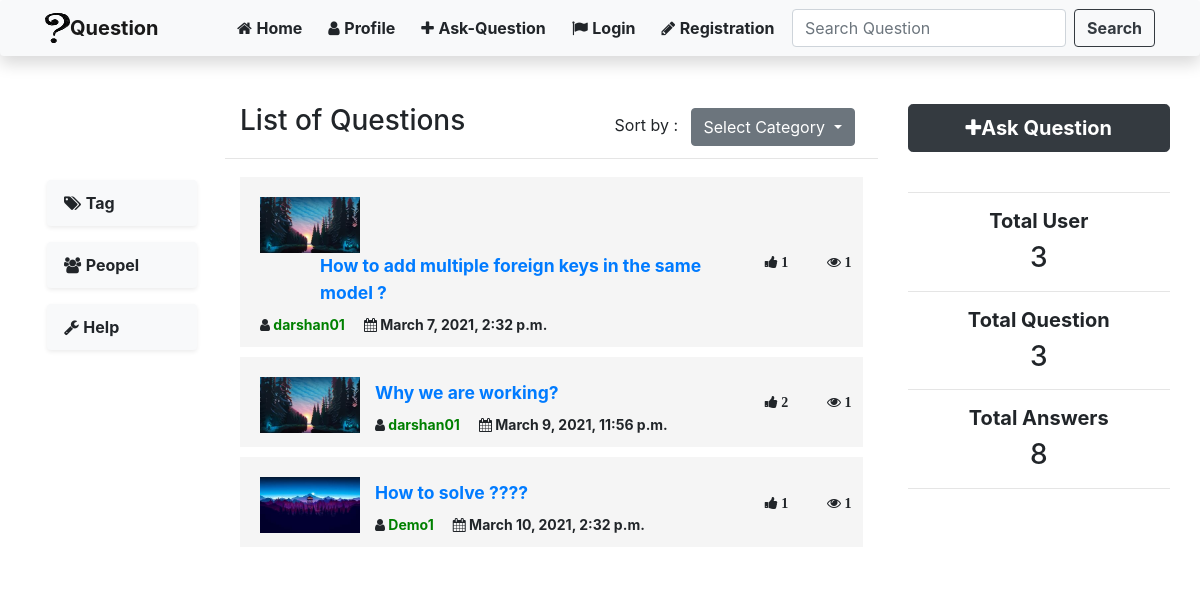
The app's page /, older data.
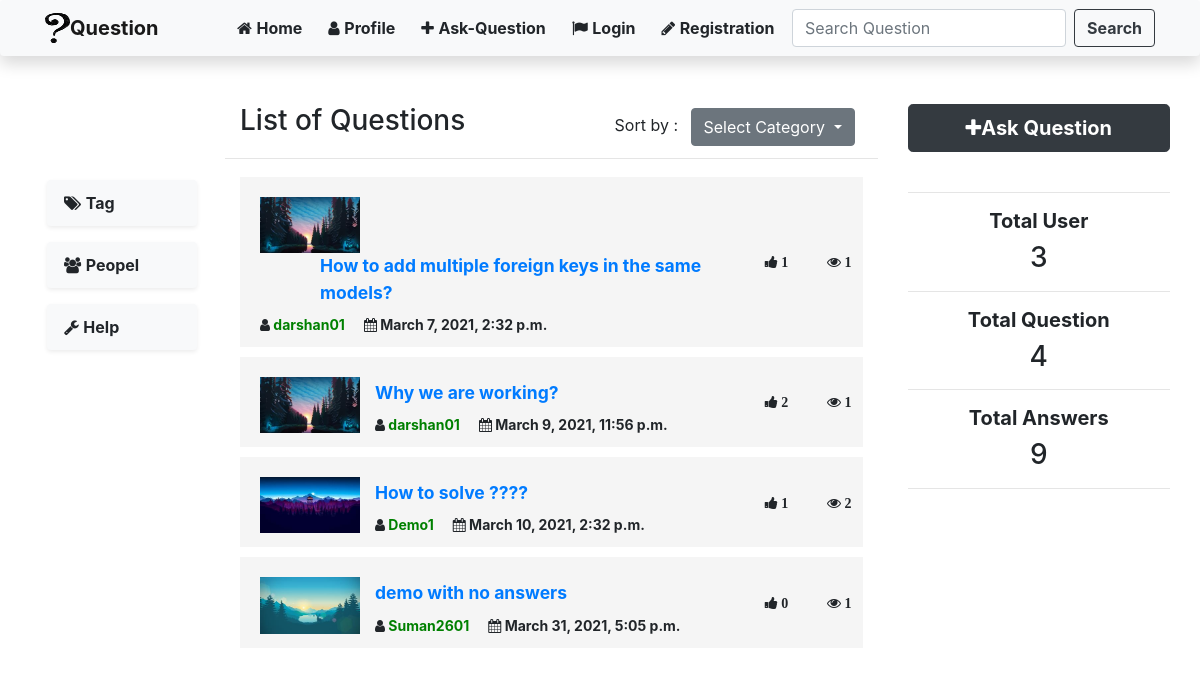
The same page, newer data.
### Question/models.py (models this page shows, shortened)
class Question(models.Model):
    postby = models.ForeignKey(User, on_delete=models.CASCADE, null=True)
    postdate = models.DateTimeField(auto_now_add=True)
    title = models.TextField(null=True)
    description = RichTextField(null=True)
    Tags = TaggableManager(blank=True)
    likes = models.ManyToManyField(User, related_name='que_like', blank=True)
    views = models.ManyToManyField(
        IpModel, related_name="que_views", blank=True)
    comment = models.ManyToManyField(
        Comment, related_name='que_comment', null=True, blank=True)

### Profile/models.py (models this page shows, shortened)
class Profile(models.Model):
    user = models.OneToOneField(User, on_delete=models.CASCADE)
    image = models.ImageField(default='default.jpg', upload_to='Profile_pic')
    gender = models.CharField(choices=GENDER_CHOICES,
                              max_length=10, default='Male')
    Address = models.TextField(null=True, blank=True)
    education = models.TextField(null=True, blank=True)
    skill = TaggableManager(blank=True)
    about = models.TextField(null=True)

### Question/views.py (the view)
# urls.py: path('', views.home, name='Home'),
def home(request):
    if request.method == 'GET':
        query = request.GET.get('query')
        if query is None:
            quest = Question.objects.all()
        else:
            quest = Question.objects.filter(title__icontains=query)
    else:
        quest = Question.objects.all()
    qlike = []
    qview = []
    for q in quest:
        qlike.append(q.likes.count())
        qview.append(q.views.count())
    mix = zip(quest, qlike, qview)
    totalquestions = quest.count()
    totaluser = Profile.objects.all().count()
    totalanswers = Answer.objects.all().count()
    return render(request, 'Questions/home.html', {'quest': quest, 'totaluser': totaluser, 'totalquestions': totalquestions, 'totalanswers': totalanswers, 'mix': mix})

### Question/templates/Questions/home.html (shortened to what the changed rows need)
{% extends "Questions/base.html" %}
{% block content %}
<div class="container-fluid">
    <div class="row">
        <div class="col-sm-7">
            <div id="myDIV">
                <div class="container">
                    <div class="row">
                        <div class="col-lg-12">
                            <div class="main-box clearfix">
                                <div class="table-responsive">
                                    <table class="table user-list">
                                        <tbody>
                                            {% for q,a,b in mix %}
                                            <tr>
                                                <td>
                                                    <img src={{q.postby.profile.image.url}} alt="pic">
                                                    <a href="/DetailsQUE/{{q.id}}"
                                                        class="user-link"><label><b>{{q.title}}</b></label></a>
                                                    <i class="fa fa-user"></i><a href="#"
                                                        style="text-decoration: none; color:green"><span
                                                            class="user-subhead"><b> {{q.postby}}
                                                            </b></span></a>&nbsp;&nbsp;&nbsp;
                                                    <i class="fa fa-calendar"></i><span><b> {{q.postdate}}</b></span>
                                                </td>
                                                <td style="width: 10%;">
                                                    <i class="fa fa-thumbs-up"> <b> {{a}}</b></i>
                                                </td>
                                                <td style="width: 7%;">
                                                    <i class="fa fa-eye"> <b> {{b}}</b></i>
                                                </td>
                                            </tr>
                                            {% endfor %}
                                        </tbody>
                                    </table>
                                </div>
                            </div>
                        </div>
                    </div>
                </div>
            </div>
        </div>
        <div class="col-sm-3">
            <a class="btn btn-dark btn-lg btn-block" href="{% url 'Ask-Question' %}"><i class="fa fa-plus"></i><b>Ask
                    Question</b></a>
            <br>
            <hr>
            <h5 style="text-align:center"><b> Total User</b></h5>
            <h3 style="text-align:center"> {{totaluser}}</h3>
            <hr>
            <h5 style="text-align:center"><b> Total Question</b> </h5>
            <h3 style="text-align:center"> {{totalquestions}}</h3>
            <hr>
            <h5 style="text-align:center"><b> Total Answers</b> </h5>
            <h3 style="text-align:center"> {{totalanswers}}</h3>
            <hr>
        </div>
    </div>
</div>
{% endblock content %}

Row changes from the older to the newer data that the page shows:
changed Question id 1: title "How to add multiple foreign keys in the same model ?" → "How to add multiple foreign keys in the same models?"
computed for Question "How to solve ????": b "1" → "2"
added Question: postby.profile.image (picture), title "demo with no answers", postby "Suman2601", postdate "March 31, 2021, 5:05 p.m.", a "0", b "1"
Text that changed along with them:
{{ totalquestions }}: "3" → "4"
{{ totalanswers }}: "8" → "9"
